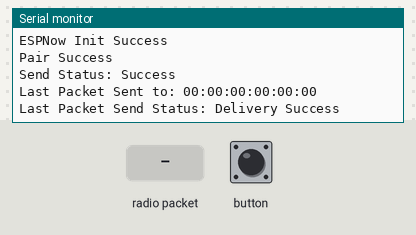
The sketch below on a simulated ESP32. On the bench: the last lines printed to the serial monitor. The inputs (shaded band) are chosen by the test bench.

Above: at 1.2 s.
1.3 s: radio packet "1" arrives
At 2.5 s:
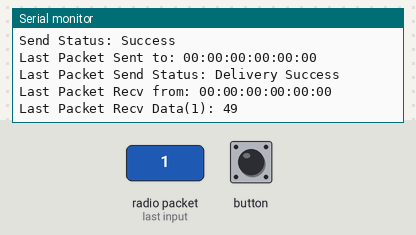
2.8 s: radio packet "0" arrives
At 3.8 s:
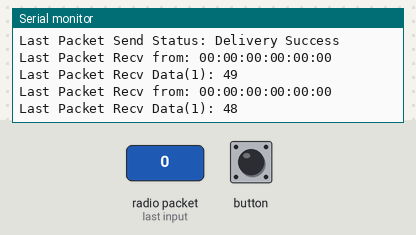

Measured:
- after the input at 1.3 s, the serial monitor: prints a new line at once (image 1)
- after the input at 2.8 s, the serial monitor: prints a new line at once (image 2)

The sketch:

atm_esp_now_receiver.ino
```cpp
#include <M5Atom.h>
#include <esp_now.h>
#include <WiFi.h>

esp_now_peer_info_t slave;

// 送信コールバック
void OnDataSent(const uint8_t *mac_addr, esp_now_send_status_t status) { // 送信先の MAC ADDRESS と 送信ステータス
  char macStr[18]; // コロン区切りの MAC ADDRESS と、最後にヌル文字を格納するための配列
  snprintf(macStr, sizeof(macStr), "%02X:%02X:%02X:%02X:%02X:%02X", mac_addr[0], mac_addr[1], mac_addr[2], mac_addr[3], mac_addr[4], mac_addr[5]);
  Serial.print("Last Packet Sent to: ");
  Serial.println(macStr);
  Serial.print("Last Packet Send Status: ");
  Serial.println(status == ESP_NOW_SEND_SUCCESS ? "Delivery Success" : "Delivery Fail");
}
// 受信コールバック
void OnDataRecv(const uint8_t *mac_addr, const uint8_t *data, int data_len) {
  char macStr[18];
  snprintf(macStr, sizeof(macStr), "%02X:%02X:%02X:%02X:%02X:%02X", mac_addr[0], mac_addr[1], mac_addr[2], mac_addr[3], mac_addr[4], mac_addr[5]);
  Serial.printf("Last Packet Recv from: %s\n", macStr);
  Serial.printf("Last Packet Recv Data(%d): ", data_len);
  for (int i = 0; i < data_len; i++) {
    Serial.print(data[i]);
    Serial.print(" ");
  }
  Serial.println("");
}
void setup() {
  // シリアルの初期設定
  Serial.begin(115200);
  // ESP-NOWの初期化
  WiFi.mode(WIFI_STA);
  WiFi.disconnect();

  if (esp_now_init() == ESP_OK) {  // esp_now_init() が実行され、その結果を評価
    Serial.println("ESPNow Init Success");
  } else {
    Serial.println("ESPNow Init Failed");
    ESP.restart();  // esp の再起動
  }

  // マルチキャスト用Slave登録
  memset(&slave, 0, sizeof(slave));  // slave 変数用メモリの初期化

  // 対象の MAC ADDRESS の指定
  for (int i = 0; i < 6; ++i) {
    slave.peer_addr[i] = (uint8_t)0xff;  // ここで対象の MAC ADDRESS の 6 桁を指定
  }

  // 対象となる MAC ADDRESS をピアリストに設定
  esp_err_t addStatus = esp_now_add_peer(&slave);  // 上記で設定した MAC ADDRESS が設定される

  if (addStatus == ESP_OK) {  // 設定が正常に完了したら
    Serial.println("Pair Success");
  } else {
    Serial.println("Pair Failed");
    ESP.restart();  // esp の再起動
  }
  // ESP-NOWコールバック登録
  esp_now_register_send_cb(OnDataSent);
  esp_now_register_recv_cb(OnDataRecv);
}
void loop() {
  M5.update();
  // ボタンを押したら送信
  if (M5.Btn.wasPressed()) {
    uint8_t data[2] = { 123, 234 };
    esp_err_t result = esp_now_send(slave.peer_addr, data, sizeof(data));
    Serial.print("Send Status: ");
    if (result == ESP_OK) {
      Serial.println("Success");
    } else if (result == ESP_ERR_ESPNOW_NOT_INIT) {
      Serial.println("ESPNOW not Init.");
    } else if (result == ESP_ERR_ESPNOW_ARG) {
      Serial.println("Invalid Argument");
    } else if (result == ESP_ERR_ESPNOW_INTERNAL) {
      Serial.println("Internal Error");
    } else if (result == ESP_ERR_ESPNOW_NO_MEM) {
      Serial.println("ESP_ERR_ESPNOW_NO_MEM");
    } else if (result == ESP_ERR_ESPNOW_NOT_FOUND) {
      Serial.println("Peer not found.");
    } else {
      Serial.println("Not sure what happened");
    }
  }
  delay(1);
}
```
